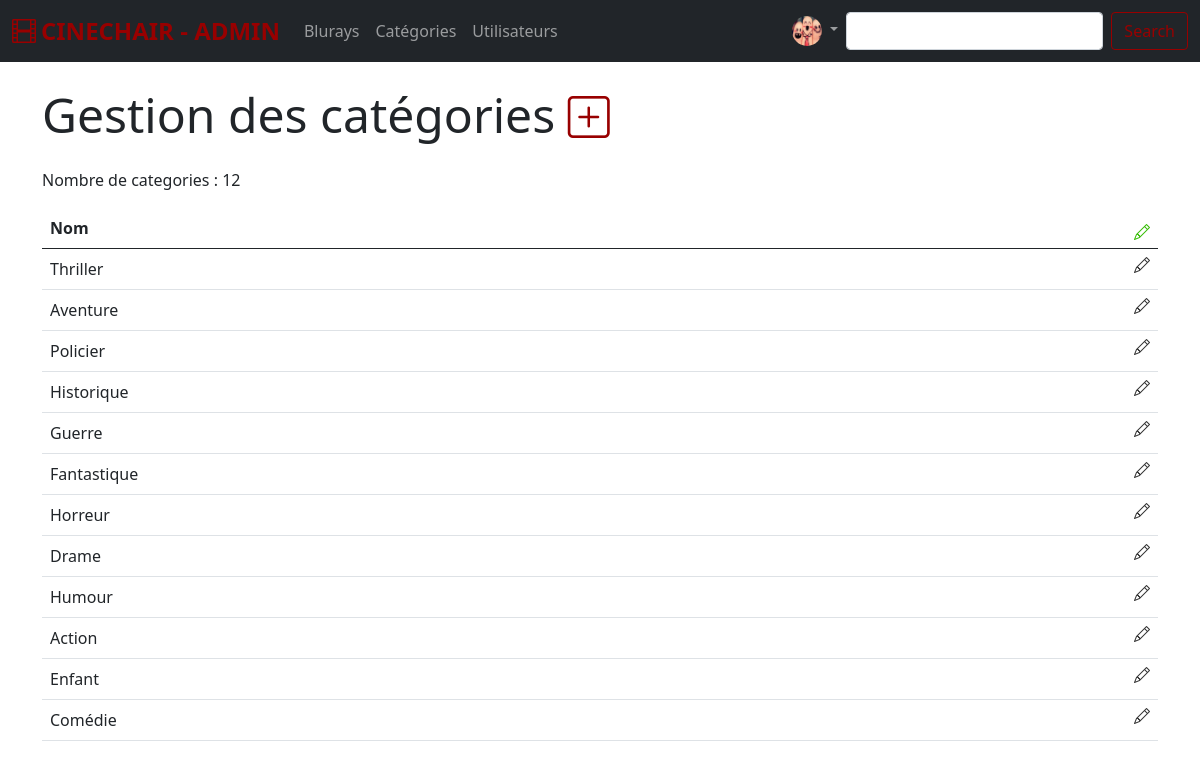
The page /admin?action=categorys (signed in) on the database its author committed.
### tables this page shows
CREATE TABLE IF NOT EXISTS `category` (
  `c_id` int(11) NOT NULL AUTO_INCREMENT,
  `c_name` varchar(50) NOT NULL,
  PRIMARY KEY (`c_id`)
);

### pages/admin_category.php (the view)
<?php
$sql = "SELECT * FROM category";
$stmt = $dbh->prepare($sql);
$stmt->execute();
$categories = $stmt->fetchAll()
?>
<section class="container">
    <h2 class="display-5 my-4">Gestion des catégories <small><a href="?action=addcategory"><i class="bi bi-plus-square"></i></a></small></h2>
    <p>Nombre de categories : <?= count($categories) ?></p>
    <div class="row ">
        <div class="col-md-12">
            <table class="table table-hover">
                <thead>
                <tr>
                    <th>Nom</th>
                    <th><i class="bi bi-pencil d-flex justify-content-end green"></i></th>
                </tr>
                </thead>
                <tbody>
                <?php foreach($categories as $category) : ?>
                    <tr>
                        <td><?= $category->c_name ?></td>
                        <td><a href="?action=editcategory&id=<?= $category->c_id ?>"><i class="bi bi-pencil d-flex justify-content-end align-items-center pencil-grey"></i></a></td>
                    </tr>
                <?php endforeach; ?>
                </tbody>
            </table>
        </div>
    </div>
</section>

### assets/css/admin.css (style rules this page uses)
* { padding: 0; margin: 0; }
.navbar-brand, i { color: #980000 !important; }
td a { text-decoration: none !important; }
.green { color: #34bc03 !important; }
.pencil-grey { color: #303030 !important; }

### rows shown on the page
category: c_name "Thriller"
category: c_name "Aventure"
category: c_name "Policier"
category: c_name "Historique"
category: c_name "Guerre"
category: c_name "Fantastique"
category: c_name "Horreur"
category: c_name "Drame"
category: c_name "Humour"
category: c_name "Action"
category: c_name "Enfant"
category: c_name "Comédie"

### other values the page prints
count($categories) "12"
